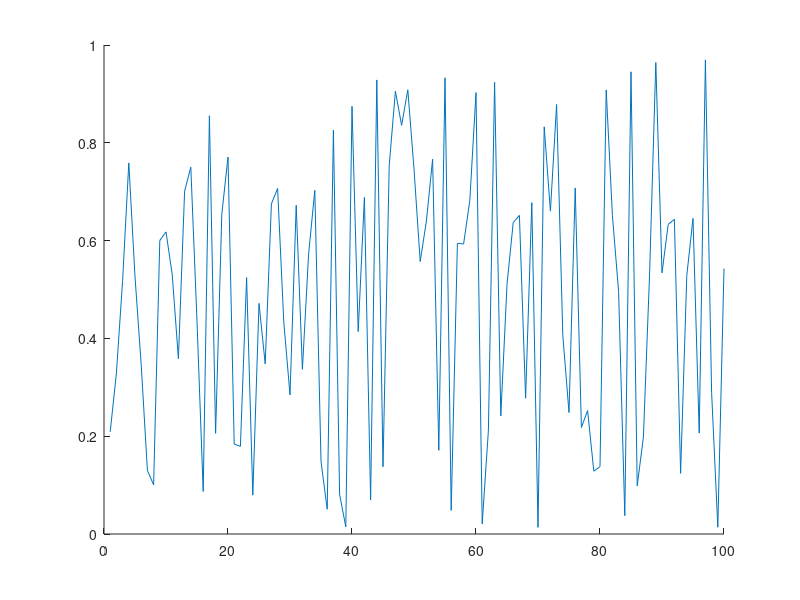

Source code (MATLAB): (Note: this script raises an error after producing the figure.)
clc
close all
clear

if isfolder('pics') == 0
    mkdir('pics')
end

x = 1:100;
y = rand(100,1);
idxmin = find(y == max(y));
idxmax = find(y == min(y));
txt = ['\leftarrow y = ',int2str(max(y))];
hold on
plot(x,y)
plot(x,y,'o','MarkerIndices',[idxmin idxmax],'MarkerFaceColor','red','MarkerSize',5)
t = text(idxmax,y(idxmax),txt);
t.Color = [153/255 153/255 255/255];
hold off
legend('random plot [0:1]');
print -dpng ./pics/test.png
close
%% testing plot function
clc

x = [0:0.01:2*pi];
y = sin(x);
yCmp = cos(x);
string = 'My test plot';
p_title = 'test_print';
t="";

% test = myplot(x,y,string,p_title);
test2 = superplot(x,y,'plotName',"My super plot",'figureName',"super_plot");
test3 = superplot(x,y,'cmpYLegend',"cos(x)",'figureName',"cosxVsSinx",'cmpY',yCmp,'yLegend',"sin(x)",'yName',"Amplitude",'xName',"Samples NOT normalized to 2\pi", ...
    'plotName',"Plotting cos(x) against sin(x)");
close(test2);
close(test3);
test4 = superplot(x,y);

testV = ones(1,1);
testV(2) = 5;

%% testing MER loop
clear
clc
close all

% Constants are double-precision by default
vec = [25 29];

idx = 1;
for i = 10:200
    if ( rem((i-1)/4,1)==0 )
        validLen(idx) = i;
        idx = idx+1;
    end
end

% for i
    
% for i = vec(1):0.01:vec(1)
%     fprintf("i is %d coefficients\n",i);
% end
    
% for i = 0:2:10
%     fprintf("i SHOULD be EVEN and is %d\n",i);
% end

%coefficients have to be even and divisible by span w/no remainder LOOK
%INTO THIS
%beta MUST be greater than 0
test = MER_opt('Nsps',4,'numCoeffs',vec,'betaTX',[0.01 0.01 0.05],'betaRCV',[0.12 0.01 0.12]);
